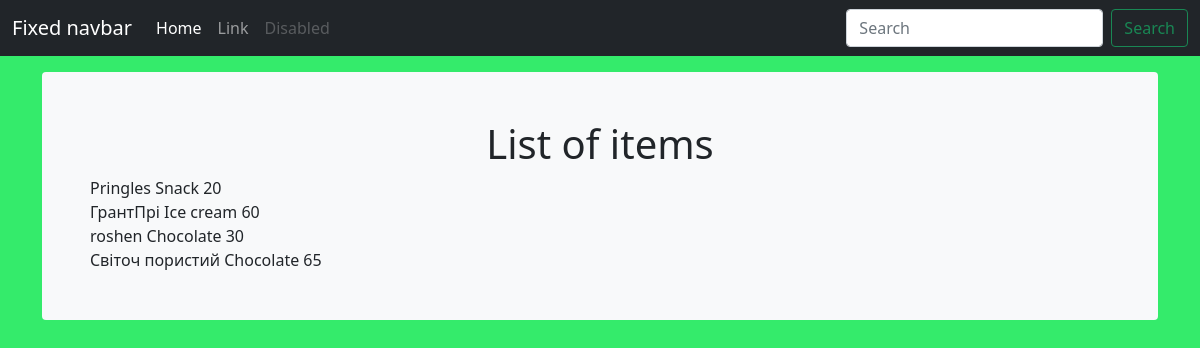
The app's page /list_item/ with its own data.
### itemstore/models.py (models this page shows, shortened)
class Stock(models.Model):
    category = models.ForeignKey(Category, on_delete=models.CASCADE, blank=True)
    item_name = models.CharField(max_length=200, blank=True, null=True)
    quantity = models.IntegerField(default="0", blank=True, null=True)
    receive_quantity = models.IntegerField(default='0', blank=True, null=True)
    receive_by = models.CharField(max_length=50, blank=True, null=True)
    issue_quantity = models.IntegerField(default='0', blank=True, null=True)
    issue_by = models.CharField(max_length=50, blank=True, null=True)
    issue_to = models.CharField(max_length=50, blank=True, null=True)
    phone_number = models.CharField(max_length=50, blank=True, null=True)
    created_by = models.CharField(max_length=50, blank=True, null=True)
    reorder_level = models.IntegerField(default='0', blank=True, null=True)
    last_updated = models.DateTimeField(auto_now_add=False, auto_now=True)
    created_time = models.DateTimeField(auto_now_add=True, auto_now=False)

class Category(models.Model):
	name = models.CharField(max_length=50, blank=True, null=True)
	def __str__(self):
		return self.name

### itemstore/views.py (the view, shortened to what this page needs)
# urls.py: path("list_item/", views.list_item, name = "list_item"),
def list_item(request):
    title = 'List of Items'
    items = Stock.objects.all()
    h1 = "List of items"
    form = StockSearchForm(request.POST or None)
    context = {
        "title": title,
        "items": items,
        "form": form,
        "h1": h1
    }
    return render(request, "itemstore/list_item.html", context)

### itemstore/forms.py
class StockSearchForm(forms.ModelForm):
    export_to_CSV = forms.BooleanField(required=False)
    class Meta:
        model = Stock
        fields = ['category', 'item_name']

### itemstore/templates/itemstore/list_item.html (shortened to what this page needs)
{% load static %}
<!DOCTYPE html>
<html lang="en">
  <head>
<link href="https://cdn.jsdelivr.net/npm/bootstrap@5.0.0-beta3/dist/css/bootstrap.min.css" rel="stylesheet">
<link type="text/css" href="{%static 'itemstore/css/style.css' %}" rel="stylesheet"/>
    <link href="navbar-top-fixed.css" rel="stylesheet">
  </head>
  <body>
<nav class="navbar navbar-expand-md navbar-dark fixed-top bg-dark">
  <div class="container-fluid">
    <a class="navbar-brand" href="#">Fixed navbar</a>
    <div class="collapse navbar-collapse" id="navbarCollapse">
      <ul class="navbar-nav me-auto mb-2 mb-md-0">
        <li class="nav-item">
          <a class="nav-link active" aria-current="page" href="#">Home</a>
        </li>
        <li class="nav-item">
          <a class="nav-link" href="#">Link</a>
        </li>
        <li class="nav-item">
          <a class="nav-link disabled" href="#" tabindex="-1" aria-disabled="true">Disabled</a>
        </li>
      </ul>
      <form class="d-flex">
        <input class="form-control me-2" type="search" placeholder="Search" aria-label="Search">
        <button class="btn btn-outline-success" type="submit">Search</button>
      </form>
    </div>
  </div>
</nav>
<main class="container">
  <div class="bg-light p-5 rounded">
    <h1 align="center">{{h1}}</h1>
    {% for item in items %}
        <div>{{item.item_name}} {{item.category}} {{item.quantity}}</div>
    {% endfor %}
  </div>
</main>
  </body>
</html>

### itemstore/static/itemstore/css/style.css (style rules this page uses)
body { background-color: #34eb6b; }

### itemstore/static/itemstore/css/navbar-top-fixed.css (style rules this page uses)
body { min-height: 75rem; padding-top: 4.5rem; }

### records on screen
Stock: item_name "Pringles", category "Snack", quantity "20"
Stock: item_name "ГрантПрі", category "Ice cream", quantity "60"
Stock: item_name "roshen", category "Сhocolate", quantity "30"
Stock: item_name "Світоч пористий", category "Сhocolate", quantity "65"

### other values on screen
{{ h1 }} "List of items"
